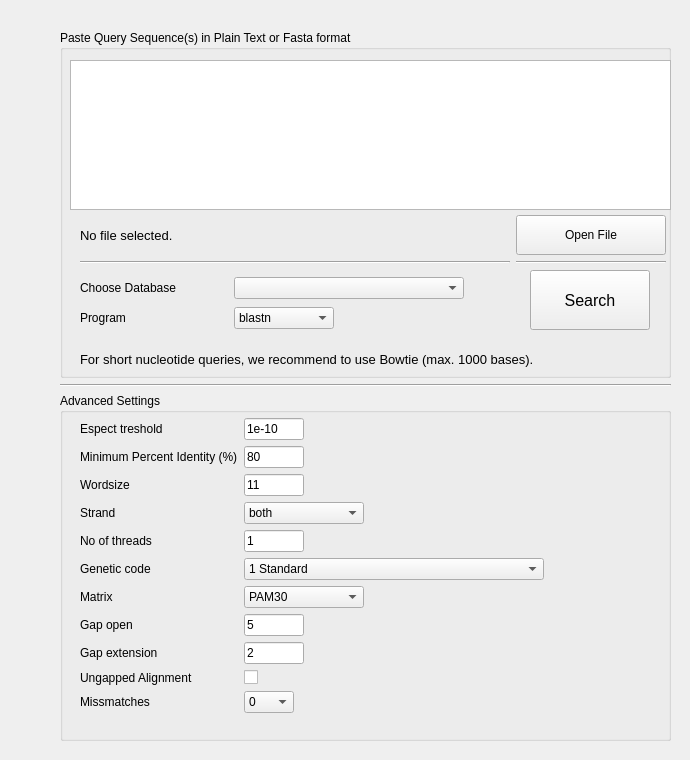
          <widget class="QWidget" name="tab">
           <attribute name="icon">
            <iconset resource="blaster.qrc">
             <normaloff>:/Icons/to_copy/images/01.png</normaloff>:/Icons/to_copy/images/01.png</iconset>
           </attribute>
           <attribute name="title">
            <string/>
           </attribute>
           <widget class="QWidget" name="layoutWidget">
            <property name="geometry">
             <rect>
              <x>50</x>
              <y>20</y>
              <width>631</width>
              <height>731</height>
             </rect>
            </property>
            <layout class="QVBoxLayout" name="verticalLayout_3">
             <property name="margin">
              <number>10</number>
             </property>
             <item>
              <widget class="QGroupBox" name="groupBox">
               <property name="minimumSize">
                <size>
                 <width>200</width>
                 <height>200</height>
                </size>
               </property>
               <property name="autoFillBackground">
                <bool>false</bool>
               </property>
               <property name="title">
                <string>Paste Query Sequence(s) in Plain Text or Fasta format</string>
               </property>
               <property name="flat">
                <bool>false</bool>
               </property>
               <widget class="QPlainTextEdit" name="plainTextEdit_2">
                <property name="geometry">
                 <rect>
                  <x>10</x>
                  <y>30</y>
                  <width>601</width>
                  <height>150</height>
                 </rect>
                </property>
                <property name="inputMethodHints">
                 <set>Qt::ImhNone</set>
                </property>
               </widget>
               <widget class="QWidget" name="layoutWidget_2">
                <property name="geometry">
                 <rect>
                  <x>10</x>
                  <y>180</y>
                  <width>601</width>
                  <height>61</height>
                 </rect>
                </property>
                <layout class="QGridLayout" name="gridLayout_4">
                 <property name="leftMargin">
                  <number>10</number>
                 </property>
                 <property name="topMargin">
                  <number>5</number>
                 </property>
                 <property name="rightMargin">
                  <number>5</number>
                 </property>
                 <property name="bottomMargin">
                  <number>5</number>
                 </property>
                 <item row="0" column="0">
                  <widget class="QLabel" name="label_6">
                   <property name="font">
                    <font>
                     <pointsize>10</pointsize>
                    </font>
                   </property>
                   <property name="text">
                    <string>No file selected.</string>
                   </property>
                  </widget>
                 </item>
                 <item row="1" column="0">
                  <widget class="Line" name="line">
                   <property name="orientation">
                    <enum>Qt::Horizontal</enum>
                   </property>
                  </widget>
                 </item>
                 <item row="1" column="1">
                  <widget class="Line" name="line_2">
                   <property name="orientation">
                    <enum>Qt::Horizontal</enum>
                   </property>
                  </widget>
                 </item>
                 <item row="0" column="1">
                  <widget class="QPushButton" name="pushButton">
                   <property name="maximumSize">
                    <size>
                     <width>150</width>
                     <height>40</height>
                    </size>
                   </property>
                   <property name="text">
                    <string>Open File</string>
                   </property>
                   <property name="icon">
                    <iconset>
                     <normaloff>:/Icons/Filesystem-folder-grey-open-icon.png</normaloff>:/Icons/Filesystem-folder-grey-open-icon.png</iconset>
                   </property>
                   <property name="iconSize">
                    <size>
                     <width>32</width>
                     <height>32</height>
                    </size>
                   </property>
                  </widget>
                 </item>
                </layout>
               </widget>
               <widget class="QWidget" name="layoutWidget_4">
                <property name="geometry">
                 <rect>
                  <x>10</x>
                  <y>240</y>
                  <width>399</width>
                  <height>68</height>
                 </rect>
                </property>
                <layout class="QGridLayout" name="gridLayout_5">
                 <property name="leftMargin">
                  <number>10</number>
                 </property>
                 <property name="topMargin">
                  <number>5</number>
                 </property>
                 <property name="rightMargin">
                  <number>5</number>
                 </property>
                 <property name="bottomMargin">
                  <number>5</number>
                 </property>
                 <item row="1" column="0">
                  <widget class="QLabel" name="label_7">
                   <property name="text">
                    <string>Choose Database</string>
                   </property>
                  </widget>
                 </item>
                 <item row="2" column="0">
                  <widget class="QLabel" name="label_8">
                   <property name="text">
                    <string>Program</string>
                   </property>
                  </widget>
                 </item>
                 <item row="2" column="1">
                  <widget class="QComboBox" name="comboBox_6">
                   <property name="maximumSize">
                    <size>
                     <width>100</width>
                     <height>16777215</height>
                    </size>
                   </property>
                   <item>
                    <property name="text">
                     <string>blastn</string>
                    </property>
                   </item>
                   <item>
                    <property name="text">
                     <string>blastp</string>
                    </property>
                   </item>
                   <item>
                    <property name="text">
                     <string>blastx</string>
                    </property>
                   </item>
                   <item>
                    <property name="text">
                     <string>tblastn</string>
                    </property>
                   </item>
                   <item>
                    <property name="text">
                     <string>tblastx</string>
                    </property>
                   </item>
                   <item>
                    <property name="text">
                     <string>Bowtie</string>
                    </property>
                   </item>
                  </widget>
                 </item>
                 <item row="1" column="1">
                  <widget class="QComboBox" name="comboBox_7">
                   <property name="minimumSize">
                    <size>
                     <width>230</width>
                     <height>0</height>
                    </size>
                   </property>
                   <property name="maximumSize">
                    <size>
                     <width>200</width>
                     <height>16777215</height>
                    </size>
                   </property>
                  </widget>
                 </item>
                </layout>
               </widget>
               <widget class="QPushButton" name="pushButton_3">
                <property name="geometry">
                 <rect>
                  <x>470</x>
                  <y>240</y>
                  <width>120</width>
                  <height>60</height>
                 </rect>
                </property>
                <property name="minimumSize">
                 <size>
                  <width>120</width>
                  <height>60</height>
                 </size>
                </property>
                <property name="maximumSize">
                 <size>
                  <width>120</width>
                  <height>60</height>
                 </size>
                </property>
                <property name="font">
                 <font>
                  <pointsize>12</pointsize>
                 </font>
                </property>
                <property name="text">
                 <string>Search</string>
                </property>
               </widget>
               <widget class="QLabel" name="label_23">
                <property name="geometry">
                 <rect>
                  <x>20</x>
                  <y>320</y>
                  <width>531</width>
                  <height>20</height>
                 </rect>
                </property>
                <property name="text">
                 <string>&lt;html&gt;&lt;head/&gt;&lt;body&gt;&lt;p&gt;&lt;span style=&quot; font-size:10pt;&quot;&gt;For short nucleotide queries, we recommend to use Bowtie (max. 1000 bases).&lt;/span&gt;&lt;/p&gt;&lt;/body&gt;&lt;/html&gt;</string>
                </property>
               </widget>
              </widget>
             </item>
             <item>
              <widget class="Line" name="line_3">
               <property name="orientation">
                <enum>Qt::Horizontal</enum>
               </property>
              </widget>
             </item>
             <item>
              <widget class="QGroupBox" name="groupBox_2">
               <property name="minimumSize">
                <size>
                 <width>200</width>
                 <height>300</height>
                </size>
               </property>
               <property name="title">
                <string>Advanced Settings</string>
               </property>
               <widget class="QWidget" name="formLayoutWidget_2">
                <property name="geometry">
                 <rect>
                  <x>10</x>
                  <y>20</y>
                  <width>601</width>
                  <height>328</height>
                 </rect>
                </property>
                <layout class="QFormLayout" name="formLayout_2">
                 <property name="fieldGrowthPolicy">
                  <enum>QFormLayout::AllNonFixedFieldsGrow</enum>
                 </property>
                 <property name="leftMargin">
                  <number>10</number>
                 </property>
                 <property name="topMargin">
                  <number>5</number>
                 </property>
                 <property name="rightMargin">
                  <number>5</number>
                 </property>
                 <property name="bottomMargin">
                  <number>5</number>
                 </property>
                 <item row="0" column="0">
                  <widget class="QLabel" name="label_12">
                   <property name="text">
                    <string>Espect treshold</string>
                   </property>
                  </widget>
                 </item>
                 <item row="0" column="1">
                  <widget class="QLineEdit" name="lineEdit_6">
                   <property name="maximumSize">
                    <size>
                     <width>60</width>
                     <height>16777215</height>
                    </size>
                   </property>
                   <property name="text">
                    <string>1e-10</string>
                   </property>
                  </widget>
                 </item>
                 <item row="1" column="0">
                  <widget class="QLabel" name="label">
                   <property name="text">
                    <string>Minimum Percent Identity (%)</string>
                   </property>
                  </widget>
                 </item>
                 <item row="1" column="1">
                  <widget class="QLineEdit" name="lineEdit">
                   <property name="maximumSize">
                    <size>
                     <width>60</width>
                     <height>16777215</height>
                    </size>
                   </property>
                   <property name="text">
                    <string>80</string>
                   </property>
                  </widget>
                 </item>
                 <item row="2" column="0">
                  <widget class="QLabel" name="label_13">
                   <property name="text">
                    <string>Wordsize</string>
                   </property>
                  </widget>
                 </item>
                 <item row="2" column="1">
                  <widget class="QLineEdit" name="lineEdit_7">
                   <property name="maximumSize">
                    <size>
                     <width>60</width>
                     <height>16777215</height>
                    </size>
                   </property>
                   <property name="text">
                    <string>11</string>
                   </property>
                  </widget>
                 </item>
                 <item row="3" column="0">
                  <widget class="QLabel" name="label_5">
                   <property name="text">
                    <string>Strand</string>
                   </property>
                  </widget>
                 </item>
                 <item row="3" column="1">
                  <widget class="QComboBox" name="comboBox">
                   <property name="maximumSize">
                    <size>
                     <width>120</width>
                     <height>16777215</height>
                    </size>
                   </property>
                   <item>
                    <property name="text">
                     <string>both</string>
                    </property>
                   </item>
                   <item>
                    <property name="text">
                     <string>minus</string>
                    </property>
                   </item>
                   <item>
                    <property name="text">
                     <string>plus</string>
                    </property>
                   </item>
                  </widget>
                 </item>
                 <item row="4" column="0">
                  <widget class="QLabel" name="label_14">
                   <property name="text">
                    <string>No of threads</string>
                   </property>
                  </widget>
                 </item>
                 <item row="4" column="1">
                  <widget class="QLineEdit" name="lineEdit_8">
                   <property name="maximumSize">
                    <size>
                     <width>60</width>
                     <height>16777215</height>
                    </size>
                   </property>
                   <property name="text">
                    <string>1</string>
                   </property>
                  </widget>
                 </item>
                 <item row="5" column="0">
                  <widget class="QLabel" name="label_16">
                   <property name="text">
                    <string>Genetic code</string>
                   </property>
                  </widget>
                 </item>
                 <item row="5" column="1">
                  <widget class="QComboBox" name="comboBox_9">
                   <property name="enabled">
                    <bool>true</bool>
                   </property>
                   <property name="maximumSize">
                    <size>
                     <width>300</width>
                     <height>16777215</height>
                    </size>
                   </property>
                   <item>
                    <property name="text">
                     <string>1 Standard</string>
                    </property>
                   </item>
                   <item>
                    <property name="text">
                     <string>2 Vertebrate Mitochondrial</string>
                    </property>
                   </item>
                   <item>
                    <property name="text">
                     <string>3 Yeast Mitochondrial</string>
                    </property>
                   </item>
                   <item>
                    <property name="text">
                     <string>4 Mold, Protozoan, and Coelocoel Mitochondrial</string>
                    </property>
                   </item>
                   <item>
                    <property name="text">
                     <string>5 Invertebrate Mitochondrial</string>
                    </property>
                   </item>
                   <item>
                    <property name="text">
                     <string>6 Ciliate Nuclear</string>
                    </property>
                   </item>
                   <item>
                    <property name="text">
                     <string>9 Echinoderm Nuclear</string>
                    </property>
                   </item>
                   <item>
                    <property name="text">
                     <string>10 Euplotid Nuclear</string>
                    </property>
                   </item>
                   <item>
                    <property name="text">
                     <string>11 Bacterial and Plant Plastid</string>
                    </property>
                   </item>
                   <item>
                    <property name="text">
                     <string>12 Alternative yeast nuclear</string>
                    </property>
                   </item>
                   <item>
                    <property name="text">
                     <string>13 Ascidian Mitochondrial</string>
                    </property>
                   </item>
                   <item>
                    <property name="text">
                     <string>14 Flatworm Mitochondrial</string>
                    </property>
                   </item>
                   <item>
                    <property name="text">
                     <string>15 Blepharisma Nuclear</string>
                    </property>
                   </item>
                   <item>
                    <property name="text">
                     <string>16 Chlorophycean Mitochondrial</string>
                    </property>
                   </item>
                   <item>
                    <property name="text">
                     <string>21 Trematode Mitochondrial</string>
                    </property>
                   </item>
                   <item>
                    <property name="text">
                     <string>22 Scenedesmus Obliquus Mitochondrial</string>
                    </property>
                   </item>
                   <item>
                    <property name="text">
                     <string>23 Thraustochytrium Mitochondrial</string>
                    </property>
                   </item>
                  </widget>
                 </item>
                 <item row="6" column="0">
                  <widget class="QLabel" name="label_17">
                   <property name="text">
                    <string>Matrix</string>
                   </property>
                  </widget>
                 </item>
                 <item row="6" column="1">
                  <widget class="QComboBox" name="comboBox_10">
                   <property name="enabled">
                    <bool>true</bool>
                   </property>
                   <property name="maximumSize">
                    <size>
                     <width>120</width>
                     <height>16777215</height>
                    </size>
                   </property>
                   <item>
                    <property name="text">
                     <string>PAM30</string>
                    </property>
                   </item>
                   <item>
                    <property name="text">
                     <string>PAM70</string>
                    </property>
                   </item>
                   <item>
                    <property name="text">
                     <string>BLOSUM80</string>
                    </property>
                   </item>
                   <item>
                    <property name="text">
                     <string>BLOSUM45</string>
                    </property>
                   </item>
                   <item>
                    <property name="text">
                     <string>BLOSUM62</string>
                    </property>
                   </item>
                  </widget>
                 </item>
                 <item row="7" column="0">
                  <widget class="QLabel" name="label_18">
                   <property name="text">
                    <string>Gap open</string>
                   </property>
                  </widget>
                 </item>
                 <item row="7" column="1">
                  <widget class="QLineEdit" name="lineEdit_9">
                   <property name="maximumSize">
                    <size>
                     <width>60</width>
                     <height>16777215</height>
                    </size>
                   </property>
                   <property name="text">
                    <string>5</string>
                   </property>
                  </widget>
                 </item>
                 <item row="8" column="0">
                  <widget class="QLabel" name="label_19">
                   <property name="text">
                    <string>Gap extension</string>
                   </property>
                  </widget>
                 </item>
                 <item row="8" column="1">
                  <widget class="QLineEdit" name="lineEdit_10">
                   <property name="maximumSize">
                    <size>
                     <width>60</width>
                     <height>16777215</height>
                    </size>
                   </property>
                   <property name="text">
                    <string>2</string>
                   </property>
                  </widget>
                 </item>
                 <item row="9" column="0">
                  <widget class="QLabel" name="label_2">
                   <property name="text">
                    <string>Ungapped Alignment</string>
                   </property>
                  </widget>
                 </item>
                 <item row="9" column="1">
                  <widget class="QCheckBox" name="checkBox">
                   <property name="text">
                    <string/>
                   </property>
                  </widget>
                 </item>
                 <item row="10" column="0">
                  <widget class="QLabel" name="label_22">
                   <property name="text">
                    <string>Missmatches</string>
                   </property>
                  </widget>
                 </item>
                 <item row="10" column="1">
                  <widget class="QComboBox" name="comboBox_13">
                   <property name="maximumSize">
                    <size>
                     <width>50</width>
                     <height>16777215</height>
                    </size>
                   </property>
                   <item>
                    <property name="text">
                     <string>0</string>
                    </property>
                   </item>
                   <item>
                    <property name="text">
                     <string>1</string>
                    </property>
                   </item>
                   <item>
                    <property name="text">
                     <string>2</string>
                    </property>
                   </item>
                   <item>
                    <property name="text">
                     <string>3</string>
                    </property>
                   </item>
                  </widget>
                 </item>
                </layout>
               </widget>
              </widget>
             </item>
            </layout>
           </widget>
          </widget>
